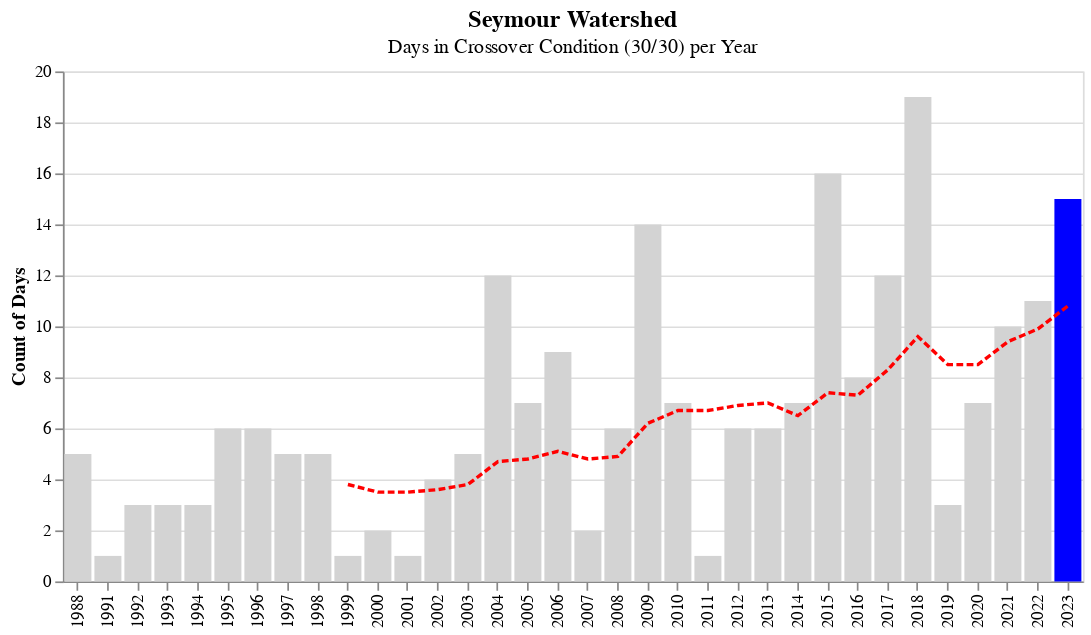

Source (notebook cell):
### Markdown cell above
The plot below shows the number of days where 30/30 crossover conditions were experienced each year. 30/30 crossover refers to days where temperatures exceed 30 degrees Celsius and relative humidity is lower than 30%. These are very hot and dry days! During these conditions it's likely to see explosive fire behaviour. The red dashed line shows the 10-year moving average. In the past twenty years the number of days with crossover conditions has increase from around 4 to 10. This summer we experienced 15 crossover days, which is third behind 2015 and 2018.

### Code cell
title = alt.TitleParams(
   text='Seymour Watershed',
   subtitle="Days in Crossover Condition (30/30) per Year",
   anchor='middle',
   fontSize=14,
   fontWeight='bold')

bar = alt.Chart(df_co, title=title).mark_bar().encode(
    alt.X('year:O', title=None),
    alt.Y('crossover_count:Q', title = 'Count of Days'),
    color=alt.condition(
        alt.datum.year == 2023,  # If the country is "US" this test returns True,
        alt.value('blue'),     # highlight a bar with red.
        alt.value('lightgrey')   # And grey for the rest of the bars
     ),
    tooltip=[alt.Tooltip('year', title="Year"), alt.Tooltip('crossover_count', title="Number of Days")]
)

rule = alt.Chart(df_co).mark_line(color='red', strokeDash=[4, 2]).encode(
    alt.X('year:O', title=None),
    alt.Y('moving_avg:Q', title= 'Count of Days')
)

(bar + rule).properties(width=600)

### Figure 1 — Vega-Lite specification as saved in the notebook (floating-point values rounded to 4 significant figures)
{"config": {"view": {"continuousWidth": 300, "continuousHeight": 300}}, "layer": [{"mark": {"type": "bar"}, "encoding": {"color": {"condition": {"test": "(datum.year === 2023)", "value": "blue"}, "value": "lightgrey"}, "tooltip": [{"field": "year", "title": "Year", "type": "quantitative"}, {"field": "crossover_count", "title": "Number of Days", "type": "quantitative"}], "x": {"field": "year", "title": null, "type": "ordinal"}, "y": {"field": "crossover_count", "title": "Count of Days", "type": "quantitative"}}, "title": {"text": "Seymour Watershed", "anchor": "middle", "fontSize": 14, "fontWeight": "bold", "subtitle": "Days in Crossover Condition (30/30) per Year"}}, {"mark": {"type": "line", "color": "red", "strokeDash": [4, 2]}, "encoding": {"x": {"field": "year", "title": null, "type": "ordinal"}, "y": {"field": "moving_avg", "title": "Count of Days", "type": "quantitative"}}}], "data": {"name": "data-109ef3ec42656beacaa71222ea218b4c"}, "width": 600, "$schema": "https://vega.github.io/schema/vega-lite/v5.8.0.json", "datasets": {"data-109ef3ec42656beacaa71222ea218b4c": [{"year": 1988, "crossover_count": 5, "moving_avg": null}, {"year": 1991, "crossover_count": 1, "moving_avg": null}, {"year": 1992, "crossover_count": 3, "moving_avg": null}, {"year": 1993, "crossover_count": 3, "moving_avg": null}, {"year": 1994, "crossover_count": 3, "moving_avg": null}, {"year": 1995, "crossover_count": 6, "moving_avg": null}, {"year": 1996, "crossover_count": 6, "moving_avg": null}, {"year": 1997, "crossover_count": 5, "moving_avg": null}, {"year": 1998, "crossover_count": 5, "moving_avg": null}, {"year": 1999, "crossover_count": 1, "moving_avg": 3.8}, {"year": 2000, "crossover_count": 2, "moving_avg": 3.5}, {"year": 2001, "crossover_count": 1, "moving_avg": 3.5}, {"year": 2002, "crossover_count": 4, "moving_avg": 3.6}, {"year": 2003, "crossover_count": 5, "moving_avg": 3.8}, {"year": 2004, "crossover_count": 12, "moving_avg": 4.7}, {"year": 2005, "crossover_count": 7, "moving_avg": 4.8}, {"year": 2006, "crossover_count": 9, "moving_avg": 5.1}, {"year": 2007, "crossover_count": 2, "moving_avg": 4.8}, {"year": 2008, "crossover_count": 6, "moving_avg": 4.9}, {"year": 2009, "crossover_count": 14, "moving_avg": 6.2}, {"year": 2010, "crossover_count": 7, "moving_avg": 6.7}, {"year": 2011, "crossover_count": 1, "moving_avg": 6.7}, {"year": 2012, "crossover_count": 6, "moving_avg": 6.9}, {"year": 2013, "crossover_count": 6, "moving_avg": 7.0}, {"year": 2014, "crossover_count": 7, "moving_avg": 6.5}, {"year": 2015, "crossover_count": 16, "moving_avg": 7.4}, {"year": 2016, "crossover_count": 8, "moving_avg": 7.3}, {"year": 2017, "crossover_count": 12, "moving_avg": 8.3}, {"year": 2018, "crossover_count": 19, "moving_avg": 9.6}, {"year": 2019, "crossover_count": 3, "moving_avg": 8.5}, {"year": 2020, "crossover_count": 7, "moving_avg": 8.5}, {"year": 2021, "crossover_count": 10, "moving_avg": 9.4}, {"year": 2022, "crossover_count": 11, "moving_avg": 9.9}, {"year": 2023, "crossover_count": 15, "moving_avg": 10.8}]}}
